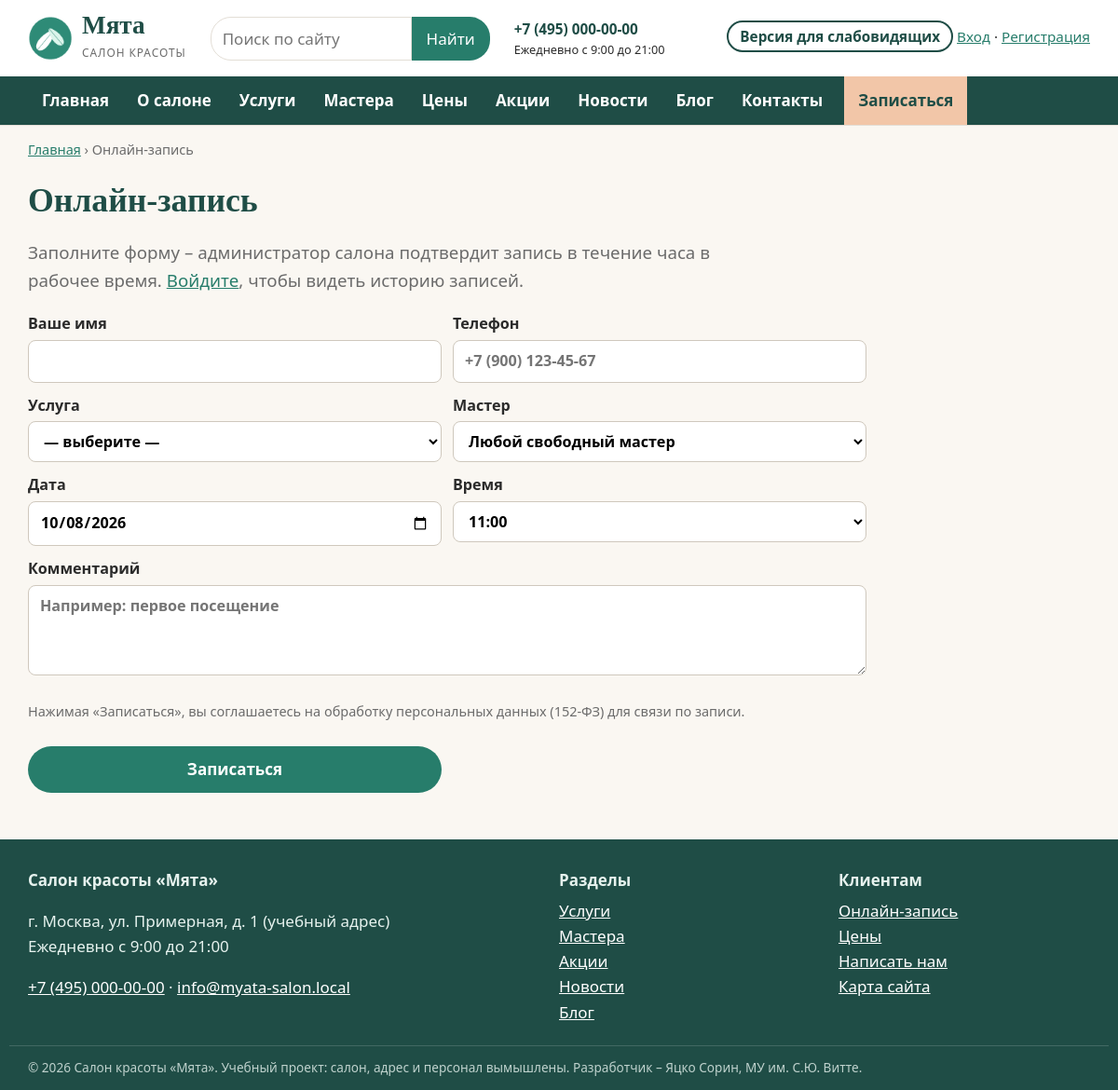
Screenshot of /booking.php with the database file from the repository.
### tables this page shows
CREATE TABLE sections (
  code VARCHAR(20) PRIMARY KEY,
  title VARCHAR(60) NOT NULL,
  description VARCHAR(255) NOT NULL,
  sort INT NOT NULL DEFAULT 0
);

### includes/auth.php (called while the page is built, shortened)
<?php
function current_user(): ?array
{
    static $user = false;
    if ($user === false) {
        $user = null;
    }
    return $user;
}

### includes/functions.php (called while the page is built, shortened)
<?php
function e(?string $s): string
{
    return htmlspecialchars((string) $s, ENT_QUOTES, 'UTF-8');
}
function url(string $path = ''): string
{
    return ROOT_URL . '/' . ltrim($path, '/');
}
function db(): PDO
{
    global $pdo;
    return $pdo;
}
function cfg(string $key): string
{
    global $CONFIG;
    return (string) ($CONFIG[$key] ?? '');
}
function sections(): array
{
    static $cache = null;
    if ($cache === null) {
        $cache = [];
        foreach (db()->query('SELECT * FROM sections ORDER BY sort') as $row) {
            $cache[$row['code']] = $row;
        }
    }
    return $cache;
}

### config.php (called while the page is built, shortened)
<?php
$config = [
    'db_host'   => 'localhost',
    'db_port'   => 3306,
    'db_name'   => 'salon_myata',
    'db_user'   => 'root',
    'db_pass'   => '',
    'site_name' => 'Салон красоты «Мята»',
    'phone'     => '+7 (495) 000-00-00',
    'email'     => 'info@myata-salon.local',
    'address'   => 'г. Москва, ул. Примерная, д. 1 (учебный адрес)',
    'hours'     => 'Ежедневно с 9:00 до 21:00',
];
return $config;

### includes/bootstrap.php (called while the page is built, shortened)
<?php
$CONFIG = require __DIR__ . '/../config.php';
try {
    $pdo = new PDO(
        sprintf('mysql:host=%s;port=%d;dbname=%s;charset=utf8mb4',
            $CONFIG['db_host'], $CONFIG['db_port'], $CONFIG['db_name']),
        $CONFIG['db_user'],
        $CONFIG['db_pass'],
        [PDO::ATTR_ERRMODE => PDO::ERRMODE_EXCEPTION, PDO::ATTR_DEFAULT_FETCH_MODE => PDO::FETCH_ASSOC]
    );
} catch (PDOException $e) {
    http_response_code(500);
    exit('<h1>Нет подключения к базе данных</h1><p>Проверьте настройки в config.php '
        . 'и импортируйте database/salon_myata.sql.</p>');
}
require __DIR__ . '/functions.php';
require __DIR__ . '/auth.php';

### booking.php (the view, shortened to what this page needs)
<?php
require __DIR__ . '/includes/bootstrap.php';
$user = current_user();
$times = ['09:00', '10:00', '11:00', '12:00', '13:00', '14:00', '15:00', '16:00', '17:00', '18:00', '19:00', '20:00'];
$form = [
    'name' => $user['name'] ?? '', 'phone' => $user['phone'] ?? '',
    'service_id' => (string) ($_GET['service'] ?? ''), 'master_id' => (string) ($_GET['master'] ?? ''),
    'visit_date' => date('Y-m-d', strtotime('+1 day')), 'visit_time' => '11:00', 'comment' => '',
];
require __DIR__ . '/includes/header.php';
?>
<h1>Онлайн-запись</h1>
<p class="lead">Заполните форму – администратор салона подтвердит запись в течение часа в рабочее время.
<?php if (!$user): ?> <a href="<?= e(url('login.php?next=' . urlencode(url('booking.php')))) ?>">Войдите</a>, чтобы видеть историю записей.<?php endif; ?></p>
<form method="post" class="form form-wide">
    <label>Ваше имя <input name="name" required value="<?= e($form['name']) ?>"></label>
    <label>Телефон <input name="phone" type="tel" required placeholder="+7 (900) 123-45-67" value="<?= e($form['phone']) ?>"></label>
    <label>Услуга
        <select name="service_id" required><option value="">— выберите —</option>
        </select></label>
    <label>Мастер
        <select name="master_id"><option value="">Любой свободный мастер</option>
        </select></label>
    <label>Дата <input type="date" name="visit_date" required min="<?= date('Y-m-d') ?>" value="<?= e($form['visit_date']) ?>"></label>
    <label>Время
        <select name="visit_time"><?php foreach ($times as $t): ?><option<?= $t === $form['visit_time'] ? ' selected' : '' ?>><?= $t ?></option><?php endforeach; ?></select></label>
    <label class="full">Комментарий <textarea name="comment" rows="3" placeholder="Например: первое посещение"><?= e($form['comment']) ?></textarea></label>
    <p class="full small">Нажимая «Записаться», вы соглашаетесь на обработку персональных данных (152-ФЗ) для связи по записи.</p>
    <button class="btn" type="submit">Записаться</button>
</form>
<?php require __DIR__ . '/includes/footer.php'; ?>

### includes/footer.php (shortened to what this page needs)
</main>
<footer class="site-footer">
    <div class="wrap footer-grid">
        <div>
            <strong>Салон красоты «Мята»</strong>
            <p><?= e(cfg('address')) ?><br><?= e(cfg('hours')) ?></p>
            <p><a href="tel:<?= e(preg_replace('/[^\d+]/', '', cfg('phone'))) ?>"><?= e(cfg('phone')) ?></a> ·
               <a href="mailto:<?= e(cfg('email')) ?>"><?= e(cfg('email')) ?></a></p>
        </div>
        <div>
            <strong>Разделы</strong>
            <ul>
                <?php foreach (sections() as $code => $s): ?>
                    <li><a href="<?= e(url('section.php?s=' . $code)) ?>"><?= e($s['title']) ?></a></li>
                <?php endforeach; ?>
            </ul>
        </div>
        <div>
            <strong>Клиентам</strong>
            <ul>
                <li><a href="<?= e(url('booking.php')) ?>">Онлайн-запись</a></li>
                <li><a href="<?= e(url('prices.php')) ?>">Цены</a></li>
                <li><a href="<?= e(url('contacts.php')) ?>">Написать нам</a></li>
                <li><a href="<?= e(url('sitemap.php')) ?>">Карта сайта</a></li>
            </ul>
        </div>
    </div>
    <div class="wrap footer-note">
        © 2026 Салон красоты «Мята». Учебный проект: салон, адрес и персонал вымышлены.
        Разработчик – Яцко Сорин, МУ им. С.Ю. Витте.
    </div>
</footer>
</body>
</html>

### assets/css/style.css (style rules this page uses)
:root { --mint: #277D6B; --mint-dark: #1F4D46; --mint-light: #DFF2EC; --cream: #FAF7F2; --peach: #F2C6A8; --text: #2B2B2B; --muted: #6B6B6B; --line: #E3DED6; --white: #FFFFFF; --radius: 14px; --font: "Segoe UI", Roboto, "PT Sans", Arial, sans-serif; --font-head: Georgia, "PT Serif", "Times New Roman", serif; }
* { box-sizing: border-box; }
html { font-size: 17px; }
body { margin: 0; font-family: var(--font); color: var(--text); background: var(--cream); line-height: 1.6; }
a { color: var(--mint); }
h1, h2, h3 { font-family: var(--font-head); color: var(--mint-dark); line-height: 1.25; }
h1 { font-size: 2.1rem; margin: .6em 0 .4em; }
.wrap { max-width: 1180px; margin: 0 auto; padding: 0 20px; }
.small { font-size: .85rem; color: var(--muted); }
.lead { font-size: 1.1rem; color: var(--muted); max-width: 75ch; }
.btn { display: inline-block; background: var(--mint); color: #fff !important; padding: 11px 24px; border-radius: 26px; text-decoration: none; border: 0; cursor: pointer; font: inherit; font-weight: 600; align-self: flex-start; }
.form { display: grid; gap: 12px; max-width: 560px; }
.form-wide { grid-template-columns: 1fr 1fr; max-width: 900px; }
.form-wide .full { grid-column: 1 / -1; }
.form label { display: flex; flex-direction: column; gap: 4px; font-weight: 600; font-size: .95rem; }
.form input, .form select, .form textarea { font: inherit; padding: 9px 12px; border: 1px solid #CFC8BD; border-radius: 8px; background: #fff; }
.site-footer { background: var(--mint-dark); color: #E6F2EE; margin-top: 50px; padding: 30px 0 14px; }
.site-footer a { color: #fff; }
.footer-grid { display: grid; grid-template-columns: 2fr 1fr 1fr; gap: 30px; }
.footer-grid ul { list-style: none; padding: 0; margin: 6px 0; }
.footer-note { font-size: .8rem; opacity: .8; margin-top: 16px; border-top: 1px solid rgba(255,255,255,.2); padding-top: 12px; }

### rows the page displays
sections: title "Услуги"
sections: title "Мастера"
sections: title "Акции"
sections: title "Новости"
sections: title "Блог"

### other values shown
cfg('phone') "+7 (495) 000-00-00"
cfg('hours') "Ежедневно с 9:00 до 21:00"
$label "Главная"
$label "О салоне"
$label "Услуги"
$label "Мастера"
$label "Цены"
$label "Акции"
$label "Новости"
$label "Блог"
$label "Контакты"
$crumb[0] "Онлайн-запись"
cfg('address') "г. Москва, ул. Примерная, д. 1 (учебный адрес)"
cfg('email') "info@myata-salon.local"
form field visit_time "11:00"
